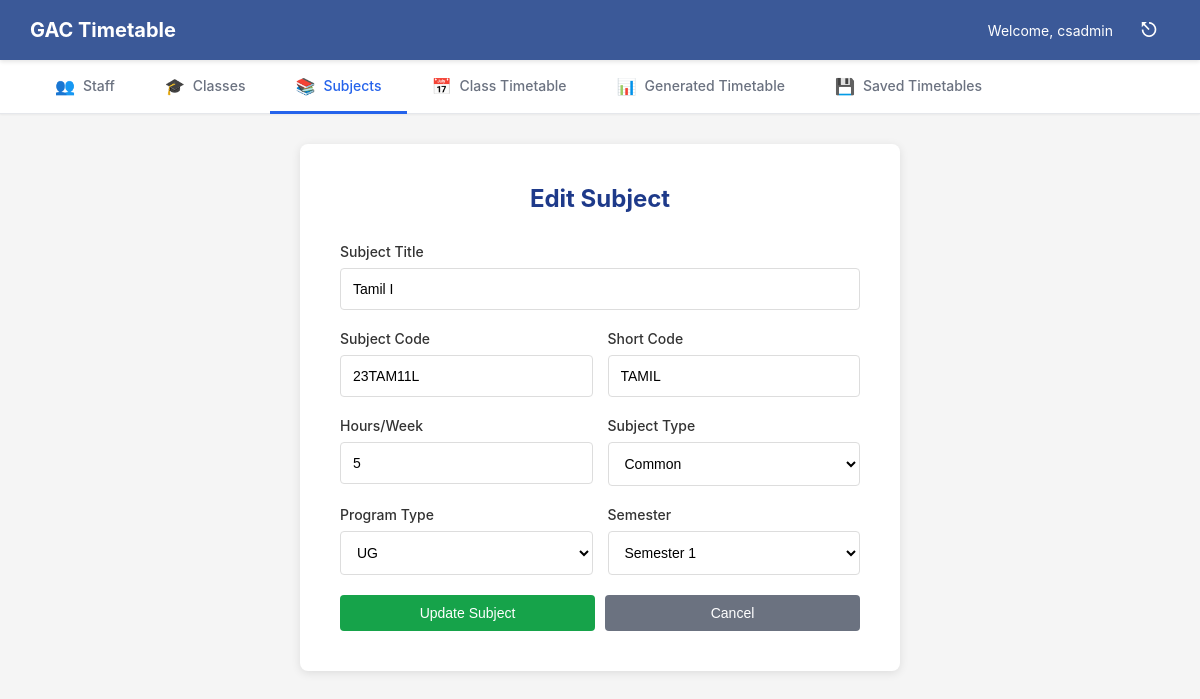
Screenshot of /Subject/subject_edit.php?id=1 (signed in) with the database file from the repository.
### tables this page shows
CREATE TABLE `subjects` (
  `id` int(11) NOT NULL,
  `title` varchar(150) DEFAULT NULL,
  `sub_code` varchar(50) DEFAULT NULL,
  `short_name` varchar(50) DEFAULT NULL,
  `hours_per_week` int(11) DEFAULT NULL,
  `semester` int(11) DEFAULT NULL,
  `type` varchar(50) DEFAULT NULL,
  `program` enum('UG','PG') NOT NULL DEFAULT 'UG',
  `year` int(11) NOT NULL DEFAULT 1,
  `sort_order` int(11) DEFAULT 0,
  `is_allocated` tinyint(1) NOT NULL DEFAULT 1
);

### Subject/subject_edit.php (the view, shortened to what this page needs)
<?php
$conn = getConnection();
$id = isset($_GET['id']) ? intval($_GET['id']) : 0;
$result = $conn->query("SELECT * FROM subjects WHERE id = $id");
$subject = $result->fetch_assoc();
?>
<!DOCTYPE html>
<html lang="en">
<head>
    <link rel="stylesheet" href="../Assets/css/style.css?v=1773498759">
</head>
<body>
    <nav class="navbar">
        <div class="nav-brand">GAC Timetable</div>
        <div class="nav-user">
            Welcome,
            <?php echo htmlspecialchars($_SESSION['user_name']); ?>
            <a href="../Logout/logout.php" class="logout-icon">⎋</a>
        </div>
    </nav>
    <div class="tabs">
        <a href="../Staff/staff.php" class="tab">
            <span class="tab-icon">👥</span> Staff
        </a>
        <a href="../Class/class.php" class="tab">
            <span class="tab-icon">🎓</span> Classes
        </a>
        <a href="subject.php" class="tab active">
            <span class="tab-icon">📚</span> Subjects
        </a>
        <a href="../Generate_Timetable/redirect_timetable.php" class="tab">
            <span class="tab-icon">📅</span> Class Timetable
        </a>
        <a href="../Generate_Timetable/generated_timetable_view.php" class="tab">
            <span class="tab-icon">📊</span> Generated Timetable
        </a>
        <a href="../SavedTimetable/saved_timetable.php" class="tab">
            <span class="tab-icon">💾</span> Saved Timetables
        </a>
    </div>
    <div class="content">
        <div class="login-box" style="max-width: 600px; margin: 0 auto;">
            <h1>Edit Subject</h1>
            <form action="subject_edit.php?id=<?php echo $id; ?>" method="POST">
                <div class="form-group">
                    <label for="title">Subject Title</label>
                    <input type="text" id="title" name="title"
                        value="<?php echo htmlspecialchars($subject['title']); ?>" required>
                </div>
                <div class="form-row">
                    <div class="form-group">
                        <label for="sub_code">Subject Code</label>
                        <input type="text" id="sub_code" name="sub_code"
                            value="<?php echo htmlspecialchars($subject['sub_code']); ?>" required>
                    </div>
                    <div class="form-group">
                        <label for="short_name">Short Code</label>
                        <input type="text" id="short_name" name="short_name"
                            value="<?php echo htmlspecialchars(isset($subject['short_name']) ? $subject['short_name'] : ''); ?>" placeholder="e.g. PCD, DSA" required>
                    </div>
                </div>
                <div class="form-row">
                    <div class="form-group">
                        <label for="hours_per_week">Hours/Week</label>
                        <input type="number" id="hours_per_week" name="hours_per_week"
                            value="<?php echo $subject['hours_per_week']; ?>" min="1" required>
                    </div>
                    <div class="form-group">
                        <label for="type">Subject Type</label>
                        <select id="type" name="type" required>
                            <option value="Common" <?php echo $subject['type'] == 'Common' ? 'selected' : ''; ?>>Common
                            </option>
                        </select>
                    </div>
                </div>
                <div class="form-row">
                    <div class="form-group">
                        <label for="program">Program Type</label>
                        <select id="program" name="program" onchange="updateSemesters()" required>
                            <option value="UG" <?php echo $subject['program'] == 'UG' ? 'selected' : ''; ?>>UG</option>
                        </select>
                    </div>
                    <div class="form-group">
                        <label for="semester">Semester</label>
                        <select id="semester" name="semester" required>
                        </select>
                    </div>
                </div>
                <div style="display: flex; gap: 10px;">
                    <button type="submit" class="btn btn-success" style="flex: 1;">Update Subject</button>
                    <button type="button" class="btn btn-secondary" style="flex: 1;"
                        onclick="window.location.href='subject.php'">Cancel</button>
                </div>
            </form>
        </div>
    </div>
</body>
</html>

### Assets/css/style.css (style rules this page uses)
* { margin: 0; padding: 0; box-sizing: border-box; }
body { font-family: -apple-system, BlinkMacSystemFont, "Segoe UI", Roboto, "Helvetica Neue", Arial, sans-serif; background-color: #f5f5f5; color: #333; }
.login-box { background: white; padding: 40px; border-radius: 8px; box-shadow: 0 2px 10px rgba(0, 0, 0, 0.1); width: 100%; max-width: 400px; }
.login-box h1 { color: #1e3a8a; margin-bottom: 30px; text-align: center; font-size: 24px; }
.form-row { display: grid; grid-template-columns: 1fr 1fr; gap: 15px; }
.form-group { margin-bottom: 20px; }
.form-group label { display: block; margin-bottom: 8px; color: #333; font-weight: 500; font-size: 14px; }
.form-group input { width: 100%; padding: 12px; border: 1px solid #ddd; border-radius: 4px; font-size: 14px; }
.form-group select { width: 100%; padding: 12px; border: 1px solid #ddd; border-radius: 4px; font-size: 14px; background-color: white; }
.btn { padding: 10px 20px; border: none; border-radius: 4px; cursor: pointer; font-size: 14px; font-weight: 500; transition: all 0.3s; text-decoration: none; display: inline-block; }
.btn-success { background-color: #16a34a; color: white; }
.btn-secondary { background-color: #6b7280; color: white; }
form .btn-primary, form .btn-success { width: 100%; }
.navbar { background-color: #3b5998; color: white; padding: 15px 30px; display: flex; justify-content: space-between; align-items: center; box-shadow: 0 2px 4px rgba(0, 0, 0, 0.1); position: fixed; top: 0; left: 0; width: 100%; height: 60px; z-index: 1000; }
.nav-brand { font-size: 20px; font-weight: bold; }
.nav-user { display: flex; align-items: center; gap: 15px; font-size: 14px; }
.logout-icon { color: white; text-decoration: none; font-size: 20px; display: inline-flex; align-items: center; justify-content: center; width: 42px; height: 42px; border-radius: 6px; transition: background-color 0.3s; }
.tabs { background-color: white; display: flex; border-bottom: 1px solid #e5e7eb; padding: 0 30px; box-shadow: 0 1px 2px rgba(0, 0, 0, 0.05); position: fixed; top: 60px; left: 0; width: 100%; height: 54px; z-index: 999; }
.tab { padding: 15px 25px; text-decoration: none; color: #6b7280; border-bottom: 3px solid transparent; transition: all 0.3s; display: flex; align-items: center; gap: 8px; font-weight: 500; font-size: 14px; position: relative; margin-bottom: -1px; }
.tab-icon { font-size: 16px; }
.tab.active { color: #2563eb; border-bottom: 3px solid #2563eb; }
.content { padding: 30px; padding-top: 144px; max-width: 1400px; margin: 0 auto; }

### rows the page displays
subjects: title "Tamil I", sub_code "23TAM11L", short_name "TAMIL", hours_per_week "5", type "Common", program "UG"

### other values shown
$_SESSION['user_name'] "csadmin"
